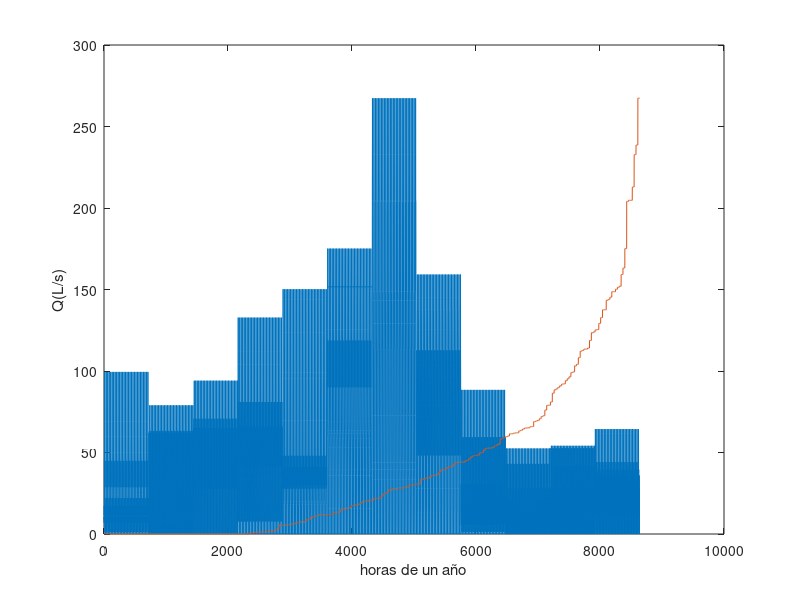

Write the MATLAB code that produced this figure.
clear;clc
close all

%Simulación de la distribución anual de la demanda desde las bocas de riego de una redondeada

%Fase 1: Determinación dotación de caudal en cada boca

filas=["Avellano";"Olivo";"Lechuga";"Tomate";"Patata";"Pimiento";"Cebolla"];

%Necesidades hidrícas mensuales (en columnas) de los cultivos (en filas) expresadas en mm/dia.
Hr= [
0.00 0.00 0.00 0.29 0.79 2.21 3.91 2.40 0.34 0.00 0.00 0.00;...
0.00 0.10 0.58 0.69 0.55 1.67 2.09 1.02 0.00 0.00 0.00 0.00;...
0.00 0.00 0.00 0.69 1.90 3.80 0.00 0.00 0.00 0.00 0.00 0.00;...
0.00 0.00 0.00 0.44 1.24 1.08 5.96 3.75 0.91 0.00 0.00 0.00;...
0.00 0.00 0.00 0.44 1.46 4.08 5.50 3.03 0.00 0.00 0.00 0.00;...
0.00 0.00 0.00 0.44 1.38 3.61 4.99 2.98 0.00 0.00 0.00 0.00;...
0.33 0.87 1.61 2.12 0.00 0.00 0.00 0.00 0.00 0.00 0.00 0.04];

%Distribución cultivos
distCult=[0.137;0.262;0.085;0.220;0.023;0.099;0.174];

%Superficie a regar desde cada boca (ha)
S=[30;30;30;30;30;30;30;30];

%Relación Ra/(1-Cd)
rend=0.9;

%Grados de libertad bocas
tGL=[6 12 16];
GL=24./tGL;
distGL=[31.6 50.8 17.6;23.8 45.7 30.5;43.3 22.8 33.9;61.7 31.7 6.6;60.2 8.1 31.7;92.5 0.1 7.4;18.1 50.2 31.7;94.7 2.7 2.6]./100;

%Tiempo operación estación bombeo por meses
tfunc=18;

%Caudal ficticio continuo (L/s)
necRiego=sum(distCult.*Hr,1)./rend;%Necesidades de riego (mm/dia) mediante ponderación según la distribución de cultivos por meses
qfc=transpose(max(transpose(S*necRiego.*(1e4/24/3600))));%Caudal ficticio continuo (L/s) necesario en cada boca

%Caudal asignado a cada boca según Grado de Libertad
qGL1=distGL(:,1).*qfc.*GL(1);
qGL2=distGL(:,2).*qfc.*GL(2);
qGL3=distGL(:,3).*qfc.*GL(3);
qboca=5.*ceil(sum([qGL1 qGL2 qGL3],2)./5);%Caudal (L/s) de dotación de cada boca en proyecto redondeada a múltiplos de 5


%Fase 2: Simulación de la demanda

planillaRiego=zeros(numel(S),24);
q=planillaRiego;
diaAgno=0;

%Tiempo necesario (h) para suministrar la demanda por meses y GLs
triegoGL1=necRiego.*S./qGL1.*1e4./3600.*distGL(:,1);
triegoGL2=necRiego.*S./qGL2.*1e4./3600.*distGL(:,2);
triegoGL3=necRiego.*S./qGL3.*1e4./3600.*distGL(:,3);

for k=1:12
  
  horaComienzoGL1=floor(rand(numel(S),12).*(tfunc-triegoGL1));
  horaComienzoGL2=floor(rand(numel(S),12).*(tfunc-triegoGL2));
  horaComienzoGL3=floor(rand(numel(S),12).*(tfunc-triegoGL3));
  
  duracRiegoGL1=ceil(triegoGL1);
  duracRiegoGL2=ceil(triegoGL2);
  duracRiegoGL3=ceil(triegoGL3);  

  for j=1:30

    diaAgno=diaAgno+1;
    planillaRiegoGL1=planillaRiego;
    planillaRiegoGL2=planillaRiego;
    planillaRiegoGL3=planillaRiego;
    
    for i=1:numel(S)
      
      planillaRiegoGL1(i,(1+horaComienzoGL1(i,k)):(1+(horaComienzoGL1(i,k)+duracRiegoGL1(i,k))))=1;
      planillaRiegoGL2(i,(1+horaComienzoGL2(i,k)):(1+(horaComienzoGL2(i,k)+duracRiegoGL2(i,k))))=1;
      planillaRiegoGL3(i,(1+horaComienzoGL3(i,k)):(1+(horaComienzoGL3(i,k)+duracRiegoGL3(i,k))))=1;
      
    endfor
    
    %Matriz de caudal (L/s) demandado (boca,hora,diaAño)
    q(:,:,diaAgno)=planillaRiegoGL1.*qGL1+planillaRiegoGL2.*qGL2+planillaRiegoGL3.*qGL3;
    

  endfor

endfor

Q=sum(q,1);
distQ=reshape(Q,1,[]);%Vector distribución caudales horarios de 12 meses y 30 dias por mes.

plot(distQ)
hold on
plot(sort(distQ))
xlabel('horas de un año')
ylabel('Q(L/s)')
hold off
